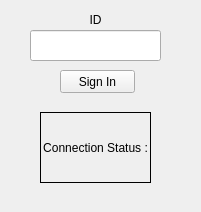
<?xml version="1.0" encoding="UTF-8"?>
<ui version="4.0">
 <class>MainWindow</class>
 <widget class="QMainWindow" name="MainWindow">
  <property name="enabled">
   <bool>true</bool>
  </property>
  <property name="geometry">
   <rect>
    <x>0</x>
    <y>0</y>
    <width>201</width>
    <height>212</height>
   </rect>
  </property>
  <property name="focusPolicy">
   <enum>Qt::StrongFocus</enum>
  </property>
  <property name="windowTitle">
   <string>Sign Up Window</string>
  </property>
  <widget class="QWidget" name="centralwidget">
   <widget class="QLabel" name="id_label">
    <property name="geometry">
     <rect>
      <x>40</x>
      <y>10</y>
      <width>111</width>
      <height>20</height>
     </rect>
    </property>
    <property name="frameShape">
     <enum>QFrame::NoFrame</enum>
    </property>
    <property name="lineWidth">
     <number>1</number>
    </property>
    <property name="midLineWidth">
     <number>0</number>
    </property>
    <property name="text">
     <string>ID</string>
    </property>
    <property name="textFormat">
     <enum>Qt::PlainText</enum>
    </property>
    <property name="alignment">
     <set>Qt::AlignCenter</set>
    </property>
   </widget>
   <widget class="QLineEdit" name="lineEdit">
    <property name="geometry">
     <rect>
      <x>30</x>
      <y>30</y>
      <width>131</width>
      <height>31</height>
     </rect>
    </property>
   </widget>
   <widget class="QPushButton" name="pushButton">
    <property name="geometry">
     <rect>
      <x>60</x>
      <y>70</y>
      <width>75</width>
      <height>23</height>
     </rect>
    </property>
    <property name="text">
     <string>Sign In</string>
    </property>
   </widget>
   <widget class="QLabel" name="label">
    <property name="geometry">
     <rect>
      <x>40</x>
      <y>112</y>
      <width>111</width>
      <height>71</height>
     </rect>
    </property>
    <property name="frameShape">
     <enum>QFrame::Box</enum>
    </property>
    <property name="text">
     <string>Connection Status :</string>
    </property>
    <property name="scaledContents">
     <bool>false</bool>
    </property>
    <property name="alignment">
     <set>Qt::AlignCenter</set>
    </property>
    <property name="wordWrap">
     <bool>true</bool>
    </property>
   </widget>
  </widget>
 </widget>
 <resources/>
 <connections/>
</ui>
